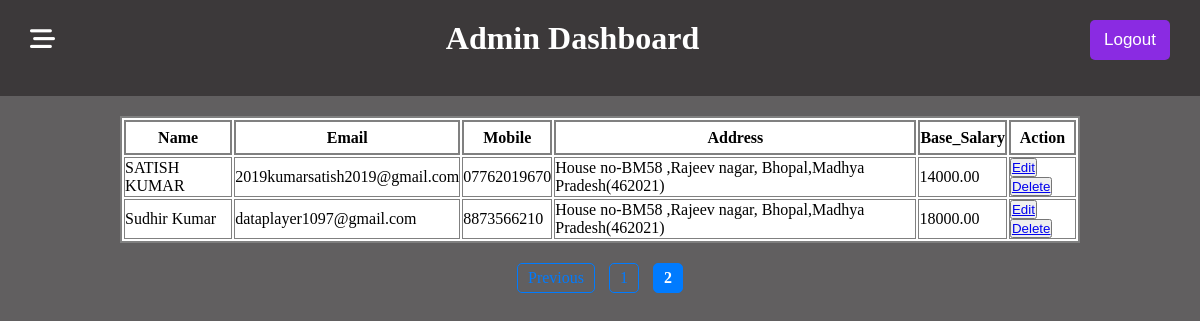
The app's page /Employeelist?page=2 (signed in) with its own data.
### app1/models.py (models this page shows, shortened)
class Employee(models.Model):
    name = models.CharField(max_length=100)
    email = models.EmailField()
    mobile = models.CharField(max_length=13)
    address = models.CharField(max_length=200)
    base_salary = models.DecimalField(max_digits=8, decimal_places=2)

### app1/views.py (the view)
# urls.py: path("Employeelist", views.Employeelist, name="Employeelist"),
def Employeelist(request):
    user = request.session.get("user")
    if user is not None:
        employees = Employee.objects.all().order_by(Lower("name"))
        paginator = Paginator(employees, 10)
        page_number = request.GET.get("page")
        employee_paginator = paginator.get_page(page_number)
        return render(
            request, "Employee.html", {"employee_paginator": employee_paginator}
        )
    else:
        return redirect("login")

### app1/templates/Employee.html (shortened to what this page needs)
{% extends "base.html" %}
{% block container %}
<div class="salarydetail">
    <table>
        <tr>
            <th>Name</th>
            <th>Email</th>
            <th>Mobile</th>
            <th>Address</th>
            <th>Base_Salary</th>
            <th>Action</th>
        </tr>
        {% for i in employee_paginator %}
        <tr>
            <td>{{i.name}}</td>
            <td>{{i.email}}</td>
            <td>{{i.mobile}}</td>
            <td>{{i.address}}</td>
            <td>{{i.base_salary}}</td>
            <td><button><a href="{% url 'EditEmployee' i.id %}">Edit</a></button><button><a
                        href="{% url 'deleteEmployee' i.id %}">Delete</a></button></td>
        </tr>
        {% endfor %}
    </table>
</div>
<div class="pagination">
    {% if employee_paginator.has_previous %}
    <a href="?page={{ salary_paginator.previous_page_number }}">Previous</a>
    {% endif %}
    <span>
        {% for num in employee_paginator.paginator.page_range %}
        {% if employee_paginator.number == num %}
        <strong>{{ num }}</strong>
        {% else %}
        <a href="?page={{ num }}">{{ num }}</a>
        {% endif %}
        {% endfor %}
    </span>
</div>
{% endblock container %}

### app1/static/css/style.css (style rules this page uses)
body { background-color: #615f60; }
* { box-sizing: border-box; margin: 0; padding: 0; }
table { width: 80%; margin: 20px auto; border: 2px solid gray; background-color: #ffff; }
table tr th { height: 35px; border: 2px solid gray; }
table tr td { border: 1px solid gray; height: 30px; }
.pagination { text-align: center; margin-top: 20px; margin-bottom: 50px; }
.pagination a, .pagination strong { display: inline-block; margin: 0 5px; padding: 5px 10px; text-decoration: none; color: #007bff; border: 1px solid #007bff; border-radius: 5px; transition: all 0.3s; }
.pagination strong { background-color: #007bff; color: #fff; border: 1px solid #007bff; border-radius: 5px; }

### records on screen
Employee: name "SATISH KUMAR", email "2019kumarsatish2019@gmail.com", mobile "07762019670", address "House no-BM58 ,Rajeev nagar, Bhopal,Madhya Pradesh(462021)", base_salary "14000.00"
Employee: name "Sudhir Kumar", email "dataplayer1097@gmail.com", mobile "8873566210", address "House no-BM58 ,Rajeev nagar, Bhopal,Madhya Pradesh(462021)", base_salary "18000.00"

### other values on screen
{{ num }} "2"
